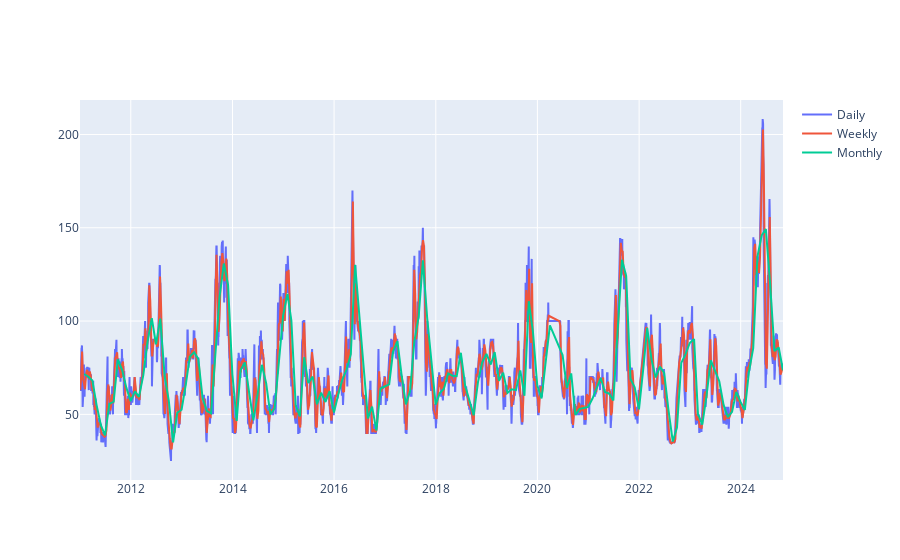

This figure's notebook cell:
### Code cell
fig = go.Figure()
fig.add_trace(go.Scatter(x=ws_adj.index, y=ws_adj['tomato_bol'], mode='lines', name='Daily'))
fig.add_trace(go.Scatter(x=WS_weekly.index, y=WS_weekly['tomato_bol'], mode='lines', name='Weekly'))
fig.add_trace(go.Scatter(x=WS_monthly.index, y=WS_monthly['tomato_bol'], mode='lines', name='Monthly'))

### Figure 1 — Plotly figure (JSON) as saved in the notebook; plotly's stock layout.template omitted (floating-point values rounded to 4 significant figures; data arrays with more than 128 entries replaced by an {"elided": "..."} marker saying what was removed)
{"data": [{"mode": "lines", "name": "Daily", "type": "scatter", "x": {"elided": "4070 str values"}, "y": {"elided": "4070 float values"}}, {"mode": "lines", "name": "Weekly", "type": "scatter", "x": {"elided": "722 str values"}, "y": {"elided": "722 float values"}}, {"mode": "lines", "name": "Monthly", "type": "scatter", "x": {"elided": "166 str values"}, "y": {"elided": "166 float values"}}], "layout": {}}
